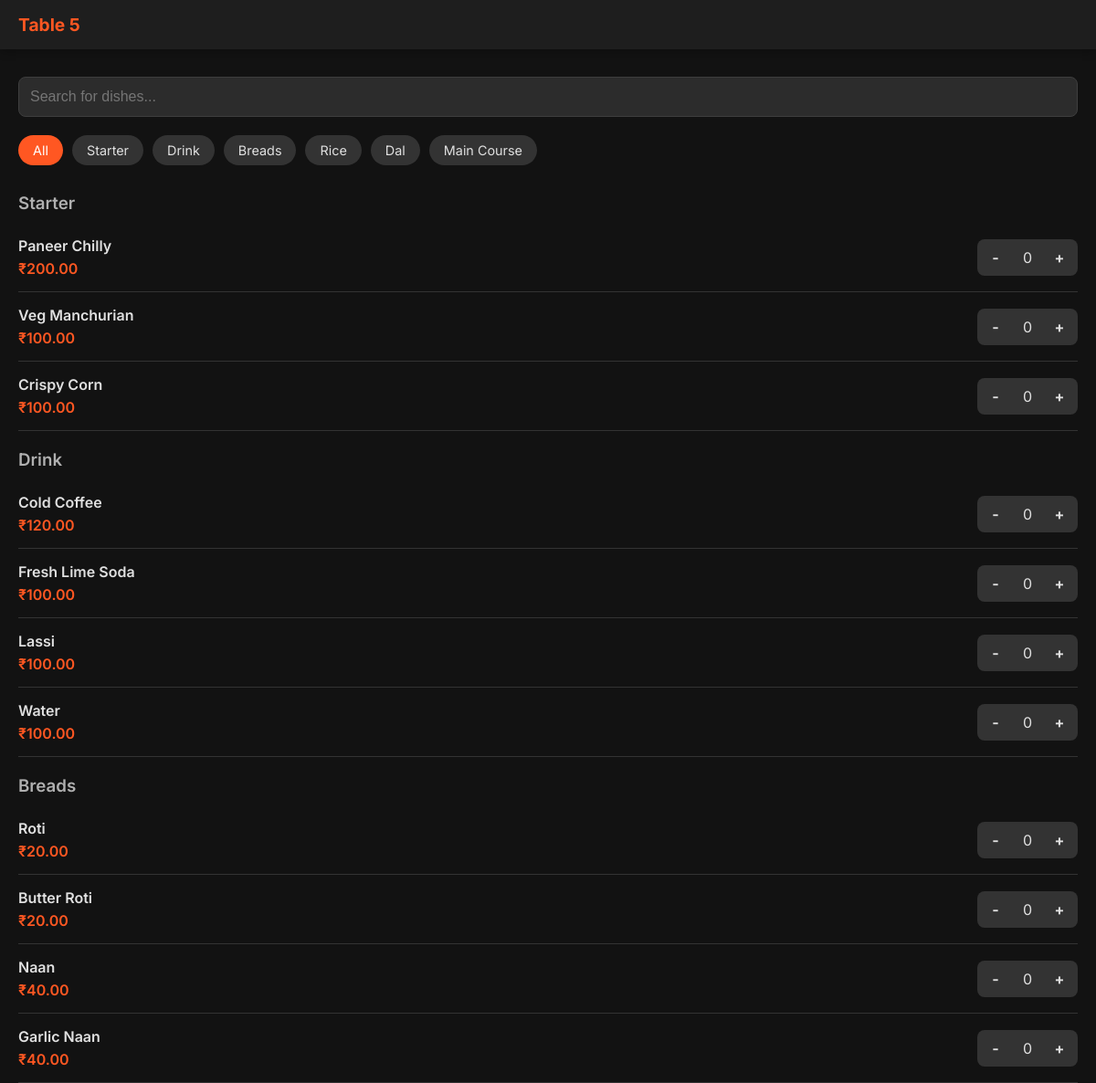
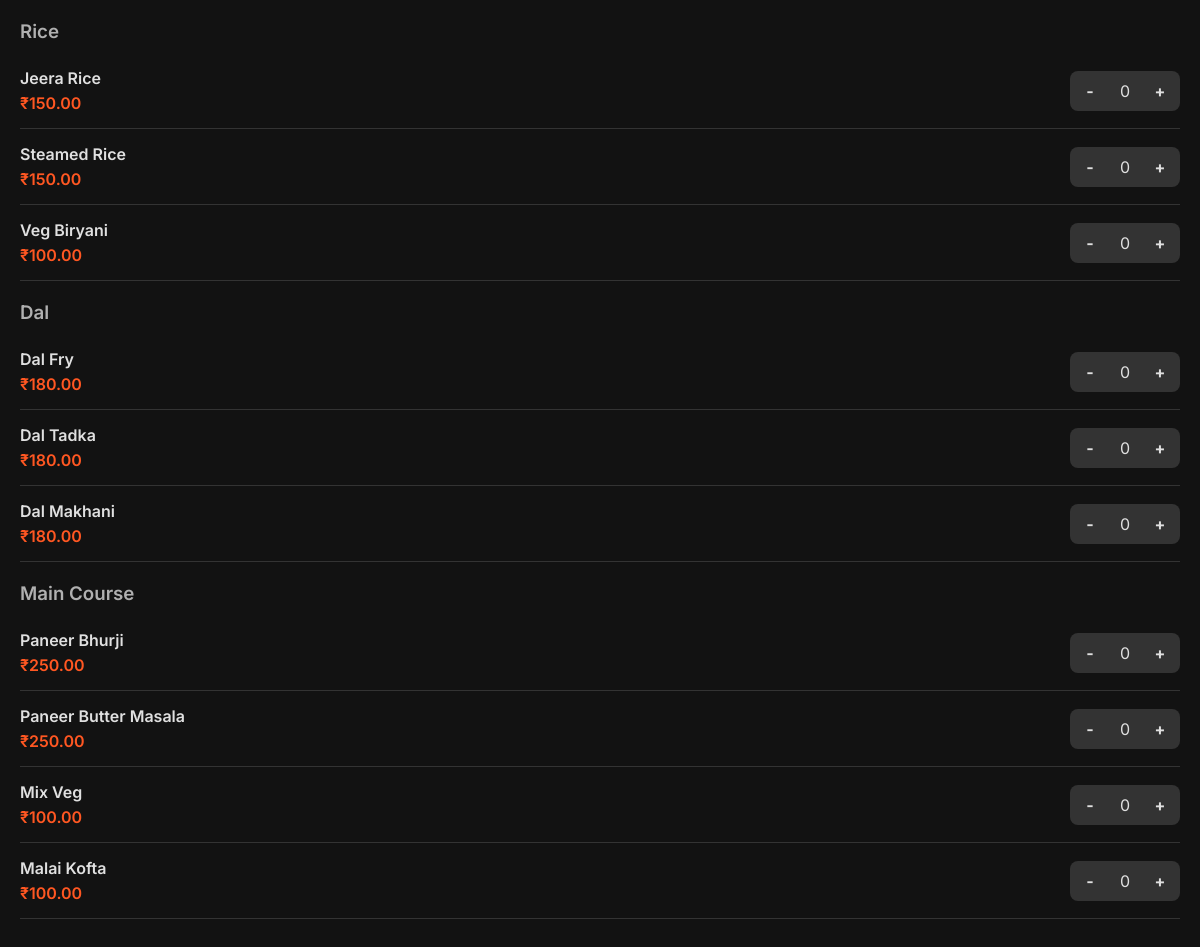
Screenshot of /menu/5/ with the database file from the repository (2 pictures, top to bottom).
### restaurant/models.py (models this page shows, shortened)
class Table(models.Model):
    number = models.IntegerField(unique=True)

class Category(models.Model):
    name = models.CharField(max_length=100)
    class Meta:
        verbose_name_plural = "Categories"

class MenuItem(models.Model):
    category = models.ForeignKey(Category, on_delete=models.CASCADE, related_name='items')
    name = models.CharField(max_length=200)
    price = models.DecimalField(max_digits=6, decimal_places=2)

### restaurant/views.py (the view)
# urls.py: path('menu/<int:table_id>/', views.menu, name='menu'),
def menu(request, table_id):
    table = get_object_or_404(Table, id=table_id)
    categories = Category.objects.prefetch_related('items').all()
    order = Order.objects.filter(table=table, is_active=True).first()
    context = {
        'table': table,
        'categories': categories,
        'active_order': order,
    }
    return render(request, 'restaurant/menu.html', context)

### restaurant/templates/restaurant/menu.html (shortened to what this page needs)
{% extends 'restaurant/base.html' %}
{% block content %}
<div class="navbar">
    <div class="brand">Table {{ table.number }}</div>
</div>
<div class="container" style="padding-bottom: 80px;">
    <div style="position: sticky; top: 70px; background: var(--bg-color); z-index: 90; padding: 10px 0;">
        <input type="text" id="searchInput" placeholder="Search for dishes..." onkeyup="filterMenu()">
    </div>
    <div class="category-scroller">
        <div class="cat-pill active" onclick="scrollToCat('all', this)">All</div>
        {% for cat in categories %}
        <div class="cat-pill" onclick="scrollToCat('cat-{{ cat.id }}', this)">{{ cat.name }}</div>
        {% endfor %}
    </div>
    <div id="menu-list">
        {% for cat in categories %}
        <div id="cat-{{ cat.id }}" class="menu-category-section">
            <h3 style="color: var(--secondary-text); margin: 20px 0 10px;">{{ cat.name }}</h3>
            {% for item in cat.items.all %}
            <div class="menu-item" data-name="{{ item.name|lower }}">
                <div class="item-info">
                    <h4>{{ item.name }}</h4>
                    <span class="item-price">₹{{ item.price }}</span>
                </div>
                <div class="qty-control">
                    <div class="qty-btn" onclick="updateQty({{ item.id }}, -1)">-</div>
                    <div class="qty-val" id="qty-{{ item.id }}">0</div>
                    <div class="qty-btn" onclick="updateQty({{ item.id }}, 1)">+</div>
                </div>
            </div>
            {% endfor %}
        </div>
        {% endfor %}
    </div>
</div>
{% endblock %}

### static/css/style.css (style rules this page uses)
:root { --bg-color: #121212; --surface-color: #1E1E1E; --primary-color: #FF5722; --primary-hover: #E64A19; --text-color: #E0E0E0; --secondary-text: #B0B0B0; --success-color: #00C853; --warning-color: #FFD600; }
body { font-family: 'Inter', -apple-system, BlinkMacSystemFont, sans-serif; background-color: var(--bg-color); color: var(--text-color); margin: 0; padding: 0; -webkit-font-smoothing: antialiased; }
h1, h2, h3, h4 { margin: 0; font-weight: 600; }
.container { padding: 20px; max-width: 1200px; margin: 0 auto; }
input[type="text"], input[type="number"], input[type="tel"] { background: #2C2C2C; border: 1px solid #3E3E3E; color: white; padding: 12px; border-radius: 8px; width: 100%; box-sizing: border-box; font-size: 1rem; outline: none; }
.navbar { background: var(--surface-color); padding: 15px 20px; display: flex; justify-content: space-between; align-items: center; position: sticky; top: 0; z-index: 100; box-shadow: 0 2px 10px rgba(0,0,0,0.3); }
.brand { font-size: 1.2rem; font-weight: 700; color: var(--primary-color); }
.category-scroller { display: flex; overflow-x: auto; padding: 10px 0; gap: 10px; margin-bottom: 20px; scrollbar-width: none; }
.cat-pill { background: #333; padding: 8px 16px; border-radius: 20px; white-space: nowrap; font-size: 0.9rem; cursor: pointer; }
.cat-pill.active { background: var(--primary-color); color: white; }
.menu-item { display: flex; justify-content: space-between; align-items: center; padding: 15px 0; border-bottom: 1px solid #333; }
.item-info h4 { margin-bottom: 5px; }
.item-price { color: var(--primary-color); font-weight: 600; }
.qty-control { display: flex; align-items: center; gap: 10px; background: #333; border-radius: 8px; padding: 5px; }
.qty-btn { width: 30px; height: 30px; display: flex; align-items: center; justify-content: center; cursor: pointer; font-weight: bold; user-select: none; }
.qty-val { width: 20px; text-align: center; }

### rows the page displays
Table: number "5"
Category: name "Starter"
Category: name "Drink"
Category: name "Breads"
Category: name "Rice"
Category: name "Dal"
Category: name "Main Course"
MenuItem: name "Paneer Chilly", price "200.00"
MenuItem: name "Veg Manchurian", price "100.00"
MenuItem: name "Crispy Corn", price "100.00"
MenuItem: name "Cold Coffee", price "120.00"
MenuItem: name "Fresh Lime Soda", price "100.00"
MenuItem: name "Lassi", price "100.00"
MenuItem: name "Water", price "100.00"
MenuItem: name "Roti", price "20.00"
MenuItem: name "Butter Roti", price "20.00"
MenuItem: name "Naan", price "40.00"
MenuItem: name "Garlic Naan", price "40.00"
MenuItem: name "Jeera Rice", price "150.00"
MenuItem: name "Steamed Rice", price "150.00"
MenuItem: name "Veg Biryani", price "100.00"
MenuItem: name "Dal Fry", price "180.00"
MenuItem: name "Dal Tadka", price "180.00"
MenuItem: name "Dal Makhani", price "180.00"
MenuItem: name "Paneer Bhurji", price "250.00"
MenuItem: name "Paneer Butter Masala", price "250.00"
MenuItem: name "Mix Veg", price "100.00"
MenuItem: name "Malai Kofta", price "100.00"
